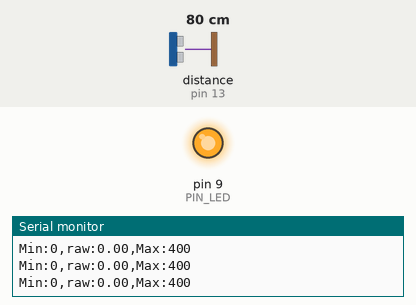
Recording of a sketch running on a simulated Arduino Uno, built with avr-gcc and run on an emulated ATmega328P. On the bench: output pins drawn as LEDs (lit = HIGH), the last lines printed to the serial monitor. Wiring (inferred from the names in the program): ultrasonic range finder: trigger pin 12; echo pin 13. The inputs (shaded band) are chosen by the test bench; at power-on: distance to the obstacle (sensor on pin 13) 80 cm. The echo pulse lasts 58.3 µs per cm; pins used as bus, display or sensor lines are not drawn.

Above: at 1.2 s.
1.3 s: distance to the obstacle (sensor on pin 13) set to 18 cm
4.3 s: distance to the obstacle (sensor on pin 13) set to 2 cm
At 4.3 s:
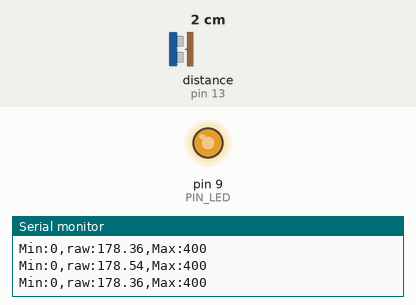
Timing chart, 0 to 7.3 s (numbered marks = the images above; inputs shaded):
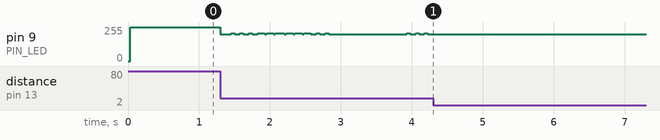

The sketch:

08P20.ino
```cpp
// Arduino pin assignment
#define PIN_LED 9
#define PIN_TRIG 12
#define PIN_ECHO 13

// configurable parameters
#define SND_VEL 346.0 // sound velocity at 24 celsius degree (unit: m/s)
#define INTERVAL 25 // sampling interval (unit: ms)
#define _DIST_MIN 100 // minimum distance to be measured (unit: mm)
#define _DIST_MAX 300 // maximum distance to be measured (unit: mm)

// global variables
float timeout; // unit: us
float dist_min, dist_max, dist_raw; // unit: mm
unsigned long last_sampling_time; // unit: ms
float scale; // used for pulse duration to distance conversion

void setup() {
// initialize GPIO pins
  pinMode(PIN_LED,OUTPUT);
  pinMode(PIN_TRIG,OUTPUT);
  digitalWrite(PIN_TRIG, LOW);
  pinMode(PIN_ECHO,INPUT);

// initialize USS related variables
  dist_min = _DIST_MIN;
  dist_max = _DIST_MAX;
  timeout = (INTERVAL / 2) * 1000.0; // precalculate pulseIn() timeout value. (unit: us)
  dist_raw = 0.0; // raw distance output from USS (unit: mm)
  scale = 0.001 * 0.5 * SND_VEL;

// initialize serial port
  Serial.begin(57600);

// initialize last sampling time
  last_sampling_time = 0;
}

void loop() {
// wait until next sampling time.
// millis() returns the number of milliseconds since the program started. Will overflow after 50 days.
  if(millis() < last_sampling_time + INTERVAL) return;

// get a distance reading from the USS
  dist_raw = USS_measure(PIN_TRIG,PIN_ECHO);

// output the read value to the serial port
  Serial.print("Min:0,");
  Serial.print("raw:");
  Serial.print(dist_raw);
  Serial.print(",");
  Serial.println("Max:400");

// turn on the LED if the distance is between dist_min and dist_max
  if(dist_raw < dist_min || dist_raw > dist_max || dist_raw == 100 || dist_raw == 300){
    analogWrite(PIN_LED, 0);
  }
  if(dist_raw < 200){
    analogWrite(PIN_LED, (dist_raw-100)*2.55);
  }
  else if(dist_raw > 200){
    analogWrite(PIN_LED, (100-(dist_raw-200))*2.55);
  }
  else if (dist_raw == 200){
    analogWrite(PIN_LED, 255);
  }


// update last sampling time
  last_sampling_time += INTERVAL;
}

// get a distance reading from USS. return value is in millimeter.
float USS_measure(int TRIG, int ECHO)
{
  float reading;
  digitalWrite(TRIG, HIGH);
  delayMicroseconds(10);
  digitalWrite(TRIG, LOW);
  reading = pulseIn(ECHO, HIGH, timeout) * scale; // unit: mm
  if(reading < dist_min || reading > dist_max) reading = 0.0; // return 0 when out of range.
  if (reading == 0.0) {
    return dist_raw;
  }
  return reading;
  // Pulse duration to distance conversion example (target distance = 17.3m)
  // - round trip distance: 34.6m
  // - expected pulse duration: 0.1 sec, or 100,000us
  // - pulseIn(ECHO, HIGH, timeout) * 0.001 * 0.5 * SND_VEL
  //           = 100,000 micro*sec * 0.001 milli/micro * 0.5 * 346 meter/sec
  //           = 100,000 * 0.001 * 0.5 * 346 * micro * sec * milli * meter
  //                                           ----------------------------
  //                                           micro * sec
  //           = 100 * 173 milli*meter = 17,300 mm = 17.3m
  // pulseIn() returns microseconds.
}
```

Measured:
- after the input at 4.3 s, pin 9 (PIN_LED): stops changing and stays 199/255
